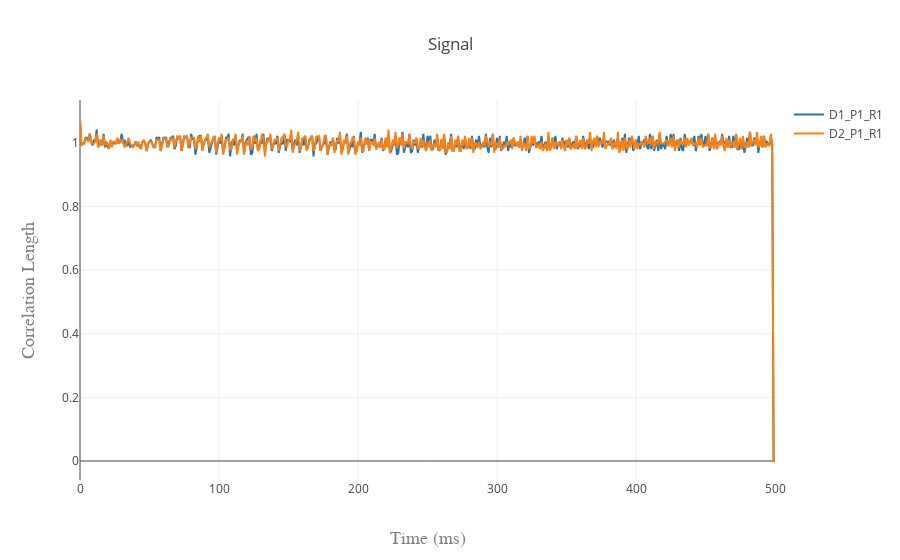

Source (notebook cell):
### Markdown cell above
# Coeficientes de aproximação

### Code cell
iplot({
    'data': [ga_d1_p1_r1, ga_d2_p1_r1],
    'layout': cor_layout})

### Figure 1 — Plotly figure (JSON) as saved in the notebook; plotly's stock layout.template omitted (floating-point values rounded to 4 significant figures; data arrays with more than 128 entries replaced by an {"elided": "..."} marker saying what was removed)
{"data": [{"name": "D1_P1_R1", "type": "scatter", "uid": "f44c98d2-7098-4912-b7a3-4ca7c8a2c1c4", "y": {"elided": "501 float values"}}, {"name": "D2_P1_R1", "type": "scatter", "uid": "14f33e35-d39f-455a-b894-0bdfe5f5ce4e", "y": {"elided": "501 float values"}}], "layout": {"title": "Signal", "xaxis": {"title": "Time (ms)", "titlefont": {"color": "#7f7f7f", "family": "Courier New, monospace", "size": 18}}, "yaxis": {"title": "Correlation Length", "titlefont": {"color": "#7f7f7f", "family": "Courier New, monospace", "size": 18}}}}
